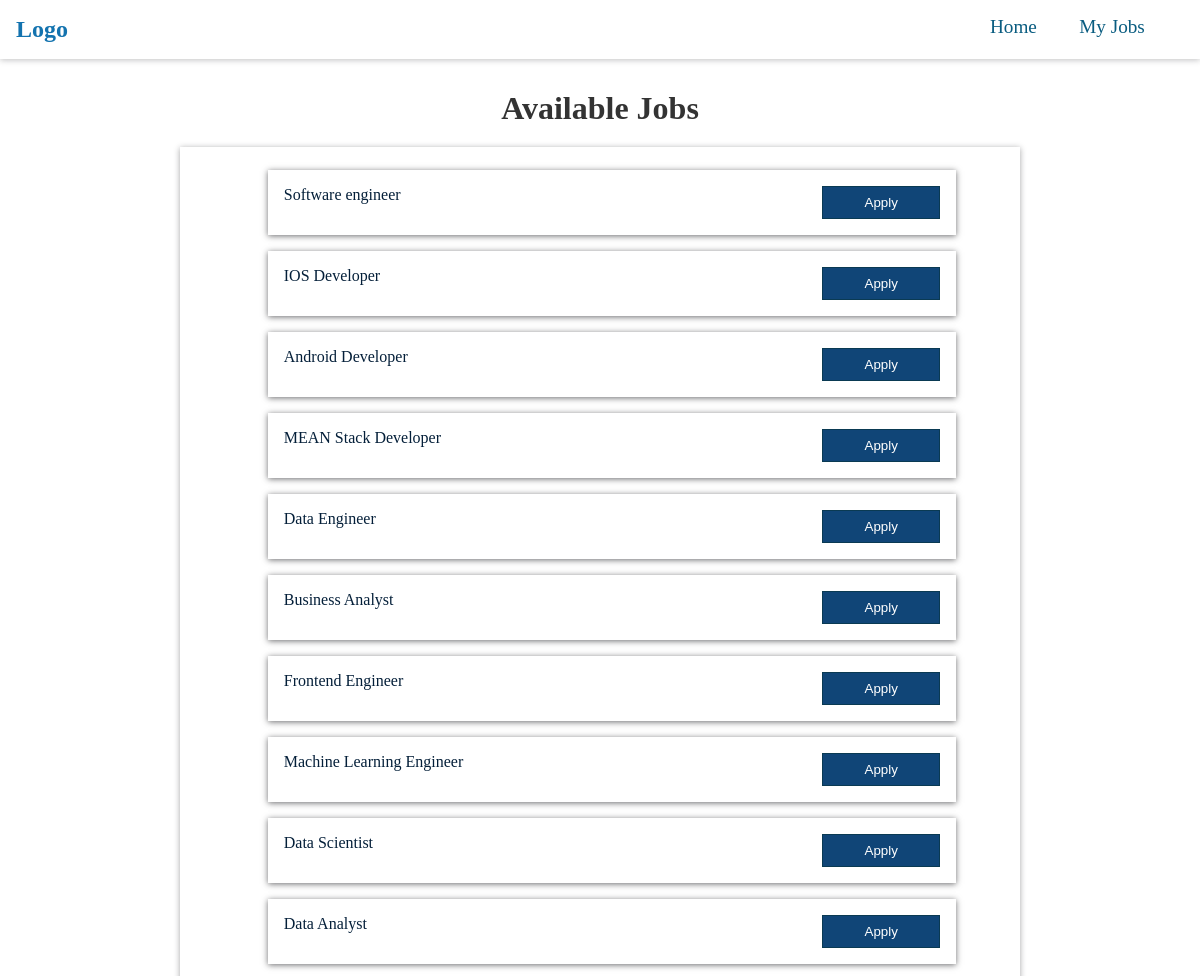
The page / on the database its author committed.
### apply_job/models.py (models this page shows, shortened)
class Position(models.Model):
    title = models.CharField(max_length=30, blank=True)
    description = models.TextField(null=True, blank=True)

### apply_job/views.py (the view)
# urls.py: path("", views.home_page, name="home"),
def home_page(request):
    jobs = Position.objects.all().order_by("-id")
    content = {"jobs": jobs}
    return render(request, "apply_job/home.html", content)

### apply_job/templates/apply_job/home.html (shortened to what this page needs)
{% extends "base.html" %}
{% block content %}
    <div class="home-margin-cont">
      <div class="home-head-cont">
        <h1>Available Jobs</h1>
      </div>
    <div class="main-cont-home">
        {% for job in jobs %}
        <div class="job-list-cont">
          <div class="job-listing" id="{{job.id}}">
          <a href="">{{job.title}}</a>
            <a href="{% url 'apply' %}"><button class="home-btn-apply">Apply</button></a>
          </div>
        </div>
        {% endfor %}
    </div>
    </div>
{% endblock %}

### static/styles/main.css (style rules this page uses)
* { padding: 0; margin: 0; box-sizing: border-box; }

### static/styles/home_style.css (style rules this page uses)
.home-margin-cont { margin-top: 70px; display: flex; flex-direction: column; align-items: center; margin-bottom: 50px; color: rgb(38, 1, 38); }
.home-head-cont { margin: 20px; }
.home-head-cont h1 { font-family: 'roboto-slab', 'sans-serif'; font-weight: 600; color: #333; }
.main-cont-home { width: 70%; display: flex; flex-direction: column; align-items: center; padding: 15px; box-shadow: 0 1px 6px 0 rgb(32 33 36 / 40%); }
.job-list-cont { padding: 1em; margin: 8px; margin-left: 2em; width: 85%; box-shadow: 0 1px 6px 0 rgb(32 33 36 / 65%); }
.job-list-cont a { text-decoration: none; color: rgb(4, 31, 57); }
.home-btn-apply { float: right; padding: 8px; background-color: rgba(16, 69, 119, 1); cursor: pointer; color: #fff; width: 18%; border: 1px solid rgb(10, 58, 83); }

### rows shown on the page
Position: title "Software engineer"
Position: title "IOS Developer"
Position: title "Android Developer"
Position: title "MEAN Stack Developer"
Position: title "Data Engineer"
Position: title "Business Analyst"
Position: title "Frontend Engineer"
Position: title "Machine Learning Engineer"
Position: title "Data Scientist"
Position: title "Data Analyst"
